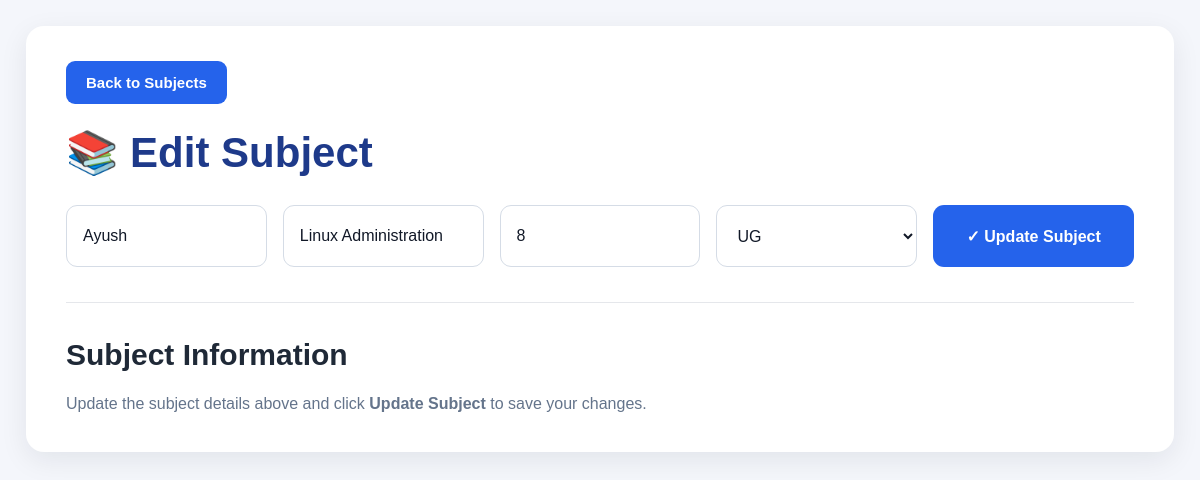
Page /edit_subject/27 on the committed database.
### tables this page shows
CREATE TABLE subjects (
            id INTEGER PRIMARY KEY AUTOINCREMENT,
            student_name TEXT,
            subject_name TEXT NOT NULL,
            subject_code TEXT,
            course_type TEXT DEFAULT 'UG'
        );

### app.py (the view, shortened to what this page needs)
@app.route("/edit_subject/<int:id>", methods=["GET", "POST"])
def edit_subject(id):
    conn = get_db()
    try:
        subject = conn.execute("""
            SELECT *
            FROM subjects
            WHERE id = ?
        """, (id,)).fetchone()
        if subject is None:
            flash("Subject not found.", "error")
            return redirect(url_for("subjects"))
        students_data = conn.execute("""
            SELECT
                id,
                name,
                email,
                course,
                semester,
                UPPER(TRIM(COALESCE(course_type, 'UG'))) AS course_type,
                student_code
            FROM students
            ORDER BY name
        """).fetchall()
        subject_with_student = conn.execute("""
            SELECT
                sub.*,
                s.student_code
            FROM subjects AS sub
            LEFT JOIN students AS s
                ON LOWER(TRIM(s.name)) =
                   LOWER(TRIM(sub.student_name))
               AND UPPER(TRIM(COALESCE(s.course_type, 'UG'))) =
                   UPPER(TRIM(COALESCE(sub.course_type, 'UG')))
            WHERE sub.id = ?
        """, (id,)).fetchone()
        return render_template(
            "edit_subject.html",
            subject=subject_with_student,
            students=students_data
        )
    except Exception:
        conn.rollback()
        app.logger.exception("Error editing subject")
        flash("Unable to process the subject edit.", "error")
        return redirect(url_for("subjects"))
    finally:
        conn.close()

### app.py (called while the page is built)
def get_db():
    conn = sqlite3.connect(DB_PATH)
    conn.row_factory = sqlite3.Row
    return conn

### templates/edit_subject.html (shortened to what this page needs)
<!DOCTYPE html>
<html lang="en">
<head>
    <link rel="stylesheet"
          href="{{ url_for('static', filename='style.css') }}">
</head>
<body>
<div class="container">
    <a href="{{ url_for('subjects') }}" class="back-btn">
        Back to Subjects
    </a>
    <h1>📚 Edit Subject</h1>
    <form method="POST">
        <div class="form-grid">
            <input type="text"
                   name="student_name"
                   placeholder="Student Name"
                   value="{{ subject[1] }}"
                   required>
            <input type="text"
                   name="subject_name"
                   placeholder="Subject Name"
                   value="{{ subject[2] }}"
                   required>
            <input type="text"
                   name="subject_code"
                   placeholder="Subject Code"
                   value="{{ subject[3] }}"
                   required>
            <select name="course_type" required>
                <option value="UG"
                    {% if subject[4] == 'UG' %}selected{% endif %}>
                    UG
                </option>
            </select>
            <button type="submit">✓ Update Subject</button>
        </div>
    </form>
    <hr>
    <h2>Subject Information</h2>
    <p class="description">
        Update the subject details above and click
        <strong>Update Subject</strong> to save your changes.
    </p>
</div>
</body>
</html>

### static/style.css (style rules this page uses)
* { margin:0; padding:0; box-sizing:border-box; }
body { font-family:'Segoe UI',sans-serif; background:#f4f6f9; padding:25px; }
.container { background:#fff; padding:35px; border-radius:15px; box-shadow:0 4px 12px rgba(0,0,0,0.08); }
h1 { color:#1e3a8a; font-size:42px; font-weight:700; margin-bottom:30px; }
h2 { font-size:32px; margin:30px 0 20px; }
form { display:flex; flex-wrap:wrap; gap:15px; align-items:center; margin-bottom:25px; }
input, select { width:280px; height:50px; padding:0 15px; border:1px solid #d1d5db; border-radius:8px; font-size:16px; }
button { background:#2563eb; color:#fff; border:none; height:50px; padding:0 25px; border-radius:8px; font-size:16px; cursor:pointer; }
hr { margin:25px 0; border:none; border-top:1px solid #ddd; }
.back-btn { display:inline-block; margin-bottom:20px; padding:10px 18px; background:#2563eb; color:white; text-decoration:none; border-radius:6px; font-weight:600; }
.back-btn { display: inline-block; background: #2563eb; color: white; padding: 12px 20px; border-radius: 8px; text-decoration: none; font-size: 15px; font-weight: 600; margin-bottom: 20px; transition: background 0.3s ease; }

### templates/edit_subject.html (style rules this page uses)
* { box-sizing: border-box; }
body { margin: 0; padding: 26px; background: #f4f6fb; font-family: Arial, sans-serif; color: #1f2937; }
.container { max-width: 1500px; margin: auto; padding: 35px 40px; background: #ffffff; border-radius: 18px; box-shadow: 0 8px 28px rgba(15, 23, 42, 0.08); }
.back-btn { display: inline-block; margin-bottom: 24px; padding: 13px 20px; border-radius: 9px; background: #2563eb; color: #ffffff; text-decoration: none; font-weight: bold; transition: background 0.2s; }
h1 { margin: 0 0 28px; color: #1e3a8a; font-size: 42px; }
.form-grid { display: grid; grid-template-columns: repeat(5, minmax(0, 1fr)); gap: 16px; align-items: center; }
input, select, button { width: 100%; min-width: 0; min-height: 62px; padding: 15px 16px; border: 1px solid #d5dce6; border-radius: 11px; font-size: 16px; }
input, select { background: #ffffff; color: #111827; }
button { background: #2563eb; color: white; border: none; cursor: pointer; font-weight: bold; transition: background 0.2s; }
hr { border: 0; border-top: 1px solid #e5e7eb; margin: 35px 0; }
h2 { margin: 0 0 18px; color: #1f2937; font-size: 30px; }
.description { margin: 0; color: #64748b; font-size: 16px; line-height: 1.7; }

### rows in the picture
subjects: student_name "Ayush", subject_name "Linux Administration", subject_code "8", course_type "UG"
